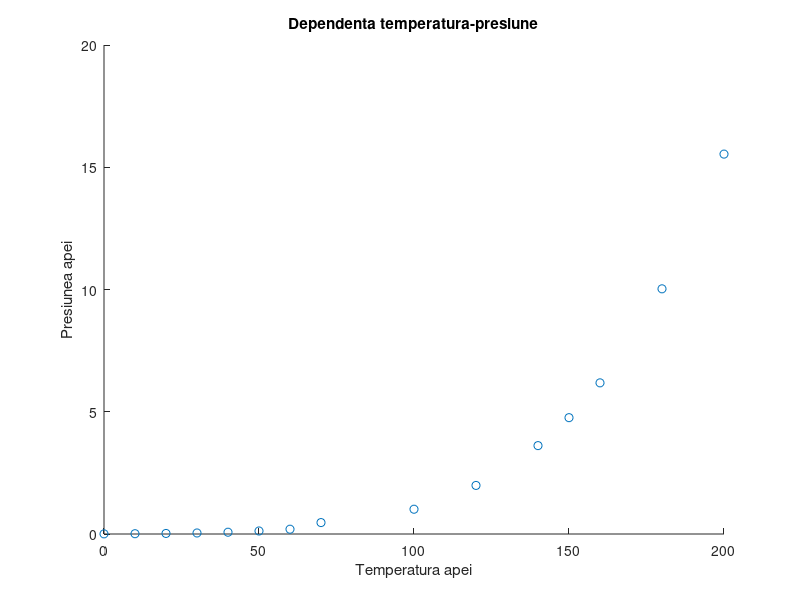

Write MATLAB code to recreate this figure.
Temp=[0 10 20 30 40 50 60 70 100 120 140 150 160 180 200];
p=[0.0061 0.0121 0.0230 0.0418 0.0728 0.1235 0.1960 0.4674 1.0135 1.9867 3.615 4.7584 6.1823 10.028 15.538];
figure(2);
scatter(Temp,p);
xlabel("Temperatura apei");
ylabel("Presiunea apei");
title("Dependenta temperatura-presiune");